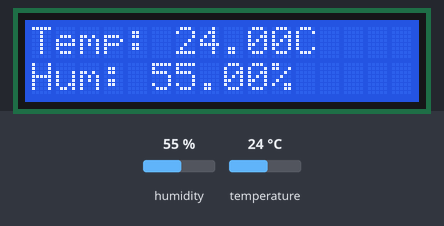
Recording of a sketch running on a simulated Arduino Uno, built with avr-gcc and run on an emulated ATmega328P. Parts: 16×2 character LCD. The inputs (shaded band) are chosen by the test bench; at power-on: humidity 55 %, temperature 24 °C. What the sketch prints to the serial monitor is not drawn.

Above: at 2.6 s.
2.7 s: humidity set to 22 %
At 4.9 s:
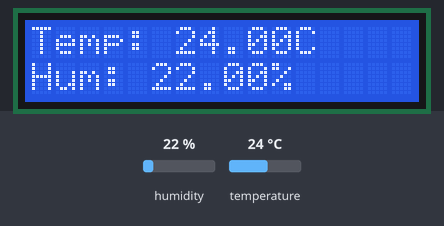
5.7 s: temperature set to 12 °C
At 6.5 s:
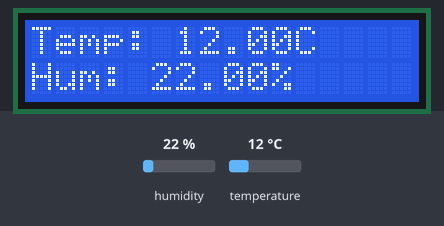
8.7 s: humidity set to 40 %
At 10.9 s:
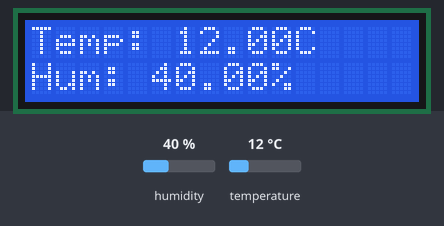
11.7 s: temperature set to 19 °C
At 12.6 s:
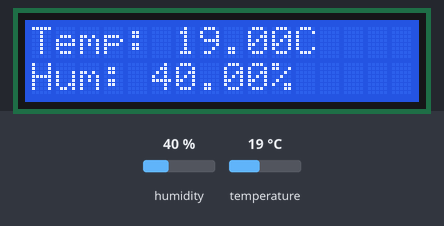
Timing chart, 0 to 14.7 s (numbered marks = the images above; inputs shaded):
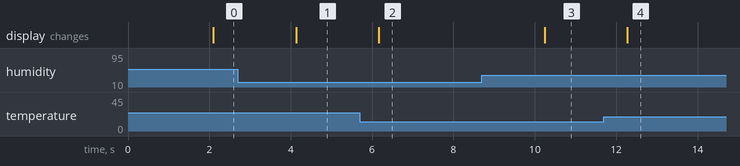

The sketch:

program.ino
```cpp
#include "DHT.h"
#include <Wire.h>
#include <LiquidCrystal_I2C.h>

// Set the LCD address to 0x27 for a 16 chars and 2 line display
LiquidCrystal_I2C lcd(0x27, 16, 2);

#define DHTPIN 2
#define DHTTYPE DHT22
DHT dht(DHTPIN, DHTTYPE);

void setup() {
  Serial.begin(9600);
  Serial.println(F("DHTxx test!"));

  dht.begin();
  lcd.begin();

  // Turn on the blacklight and print a message.
  lcd.backlight();
}

void loop() {
  delay(2000);
  float h = dht.readHumidity();
  float t = dht.readTemperature();
  float f = dht.readTemperature(true);

  if (isnan(h) || isnan(t) || isnan(f)) {
    Serial.println(F("Failed to read from DHT sensor!"));
    return;
  }

  float hif = dht.computeHeatIndex(f, h);
  float hic = dht.computeHeatIndex(t, h, false);

  Serial.print(F("Humidity: "));
  lcd.setCursor(0,0);
  lcd.print("Temp: ");
  lcd.print(t);
  lcd.print("C");
  lcd.setCursor(0,1);
  lcd.print("Hum: ");
  lcd.print(h);
  lcd.print("%");

  Serial.print(h);
  Serial.print(F("%  Temperature: "));
  Serial.print(t);
  Serial.print(F("°C "));
  Serial.print(f);
  Serial.print(F("°F  Heat index: "));
  Serial.print(hic);
  Serial.print(F("°C "));
  Serial.print(hif);
  Serial.println(F("°F"));
}
```

Measured:
- after the input at 2.7 s, the display: changes after 1.4 s (image 1)
- after the input at 5.7 s, the display: changes after 0.47 s (image 2)
- after the input at 8.7 s, the display: changes after 1.5 s (image 3)
- after the input at 11.7 s, the display: changes after 0.58 s (image 4)
